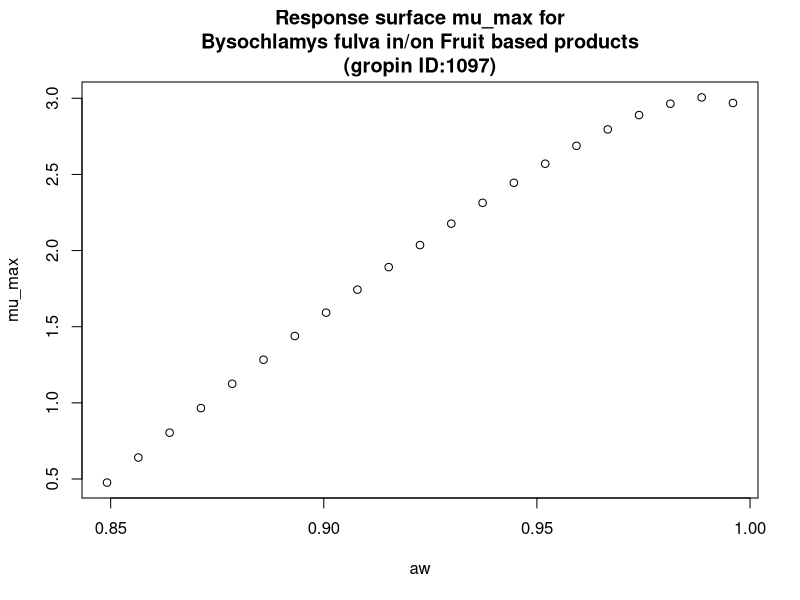

Generate this figure with R:
#############################
# start of Parameter script
#############################
aw <- seq(0.849150849150849,0.995995,length.out=21)
#############################
# end of Parameter script
#############################
############################# 
# start of Model script Gropin ID 1097 
#############################
 
# constant coefficients for this model
 
variables <- data.frame(aw)
argumentsPar <- expand.grid(variables)
 
# heart of the model
response_surface <- function(aw) {
   mumax <-(2.712+5.975*sqrt(1-aw)-30.204*((sqrt(1-aw))^2))

return(mumax=mumax)
} 

# output parameters
mumax <- cbind(argumentsPar,response_surface(argumentsPar['aw']))
colnames(mumax) <- c(colnames(argumentsPar),'mumax')
#############################
# End of Model script
#############################
############################# 
# start of Visualisation script Gropin ID 1097 
#############################
plot(aw,mumax$mumax,
                          xlab='aw',
                          ylab='mu_max',main='Response surface mu_max for
Bysochlamys fulva in/on Fruit based products
(gropin ID:1097)')
#############################
# End of Visualisation script
#############################
